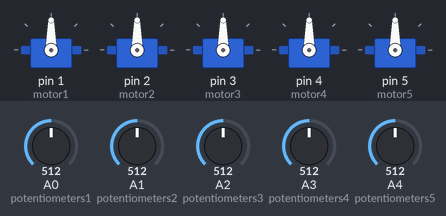
A sketch run on a simulated Arduino Uno, built with avr-gcc and run on an emulated ATmega328P. Shown: 5 × servo. Inputs (shaded band) come from the test bench; at power-on: A0 (potentiometers1) = 512, A1 (potentiometers2) = 512, A2 (potentiometers3) = 512, A3 (potentiometers4) = 512, A4 (potentiometers5) = 512.

Above: at 1.2 s.
1.3 s: A0 (potentiometers1) set to 716
At 2.5 s:
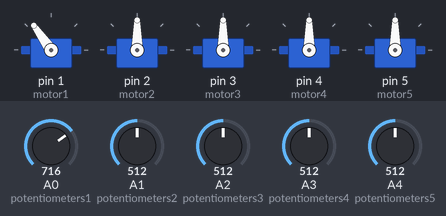
2.8 s: A1 (potentiometers2) set to 716
At 3.8 s:
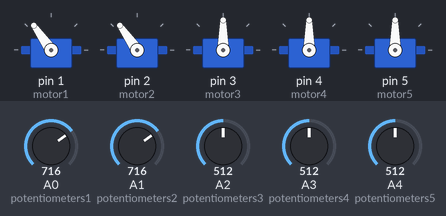
4.3 s: A2 (potentiometers3) set to 716
At 5.1 s:
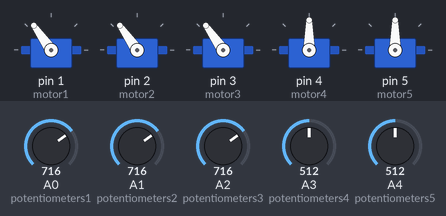
5.8 s: A3 (potentiometers4) set to 716
At 6.1 s:
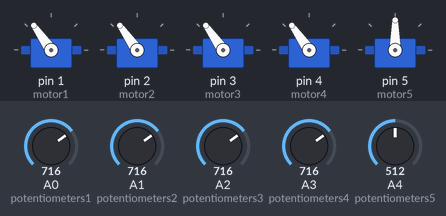
7.3 s: A4 (potentiometers5) set to 716
At 8.5 s:
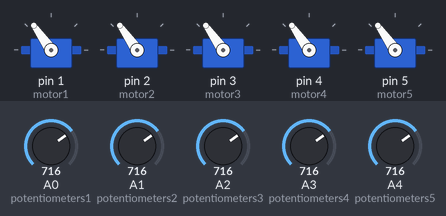
8.8 s: A0 (potentiometers1) set to 992
At 9.6 s:
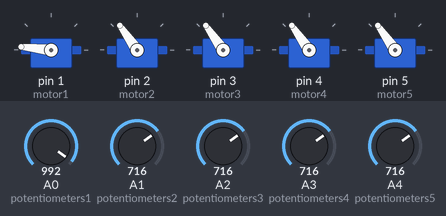
Timing chart, 0 to 11.3 s (numbered marks = the images above; inputs shaded):
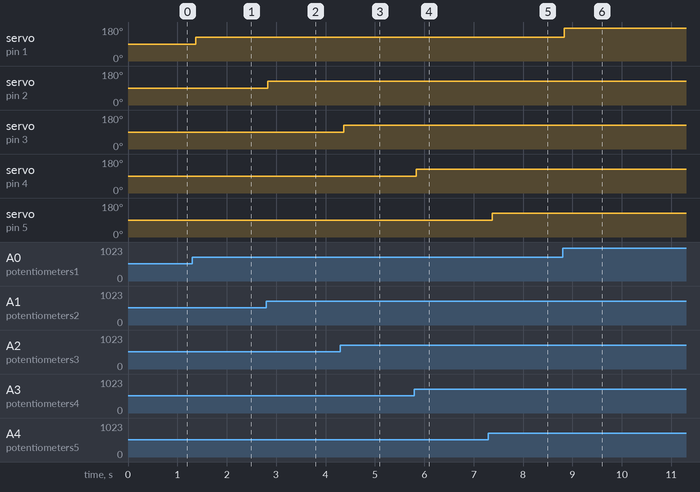

The sketch:

Controlservo_motors.ino
```cpp
#include <Servo.h>
//val = Values
//define the servos
Servo motor1;
Servo motor2;
Servo motor3;
Servo motor4;
Servo motor5;

//define the potentiometers
int potentiometers1 = A0;
int potentiometers2 = A1;
int potentiometers3 = A2;
int potentiometers4 = A3;
int potentiometers5 = A4;

//val = Values
//variable to read the values from the analog pin
int valpotentiometers1;
int valpotentiometers2;
int valpotentiometers3;
int valpotentiometers4;
int valpotentiometers5;

void setup(){
  //attaches the servos
    motor1.attach(1);
   motor2.attach(2);
   motor3.attach(3);
   motor4.attach(4);
   motor5.attach(5);
}

void loop(){
  //read thr valuse from the potentiometers
    valpotentiometers1 = analogRead(potentiometers1);
  valpotentiometers1 = map(valpotentiometers1,0,1023,0,180);
  motor1.write(valpotentiometers1);
  delay(15);

  valpotentiometers2 = analogRead(potentiometers2);
  valpotentiometers2 = map(valpotentiometers2,0,1023,0,180);
  motor2.write(valpotentiometers2);
  delay(15);

  valpotentiometers3 = analogRead(potentiometers3);
  valpotentiometers3 = map(valpotentiometers3,0,1023,0,180);
  motor3.write(valpotentiometers3);
  delay(15);

  valpotentiometers4 = analogRead(potentiometers4);
  valpotentiometers4 = map(valpotentiometers4,0,1023,0,180);
  motor4.write(valpotentiometers4);
  delay(15);

  valpotentiometers5 = analogRead(potentiometers5);
  valpotentiometers5 = map(valpotentiometers5,0,1023,0,180);
  motor5.write(valpotentiometers5);
  delay(15);
  }
```

Measured:
- after the input at 1.3 s, servo on pin 1 (motor1): 90° → 125° after 0.07 s
- after the input at 2.8 s, servo on pin 2 (motor2): 90° → 125° at once
- after the input at 4.3 s, servo on pin 3 (motor3): 90° → 125° after 0.07 s
- after the input at 5.8 s, servo on pin 4 (motor4): 90° → 125° at once
- after the input at 7.3 s, servo on pin 5 (motor5): 90° → 125° after 0.07 s
- after the input at 8.8 s, servo on pin 1 (motor1): 125° → 174° at once
